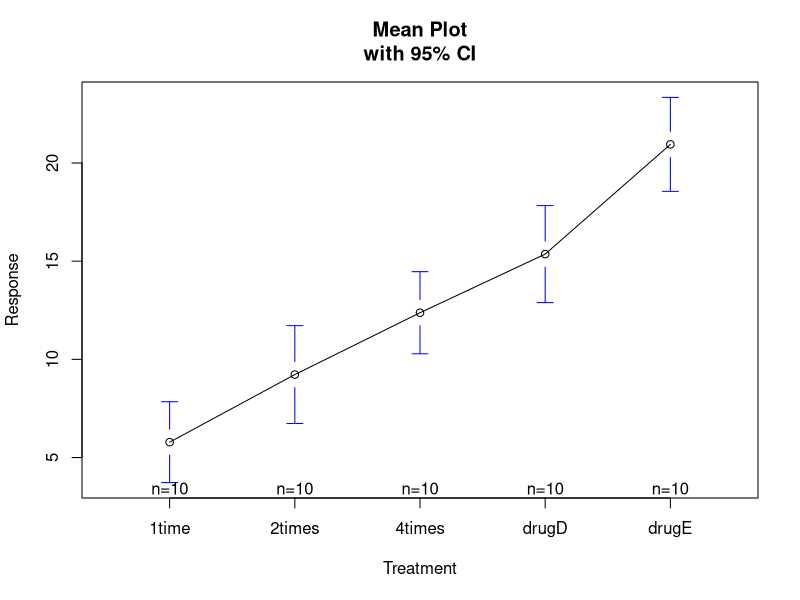
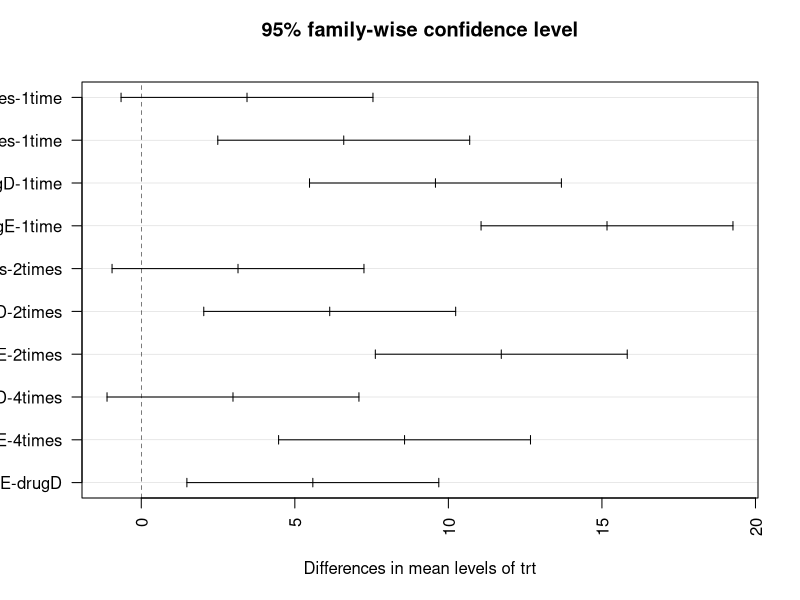
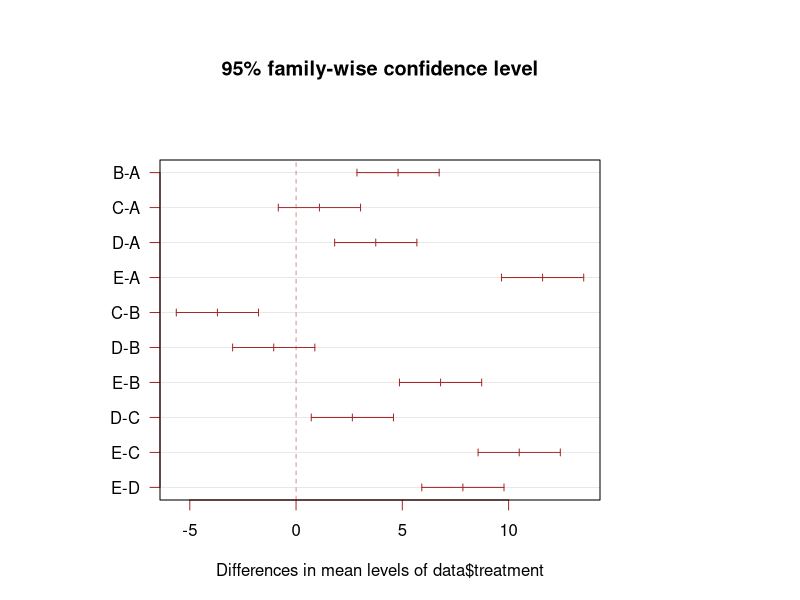
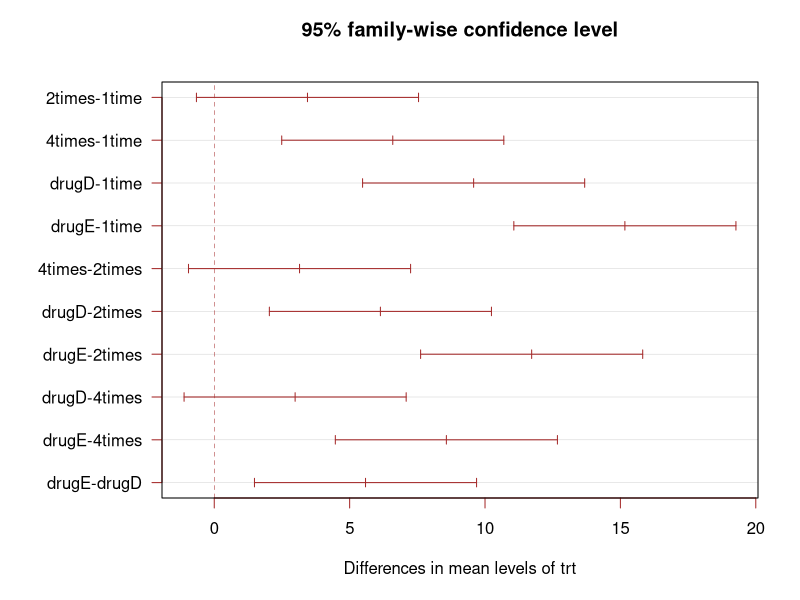

Recreate these plots in R, in order.
## ---- chunk 1
#the data - greenhouse data

data <- read.table(file = "lesson1_data.txt", header = T)
head(data)
## ---- chunk 2
library(multcomp)
library(tidyverse)
library(gplots)
str(cholesterol)
## ---- chunk 3
head(cholesterol)
## ---- chunk 4
attach(cholesterol)
aov_model <- aov(response ~ trt)
summary(aov_model)
## ---- chunk 5
plotmeans(response ~ trt, xlab = "Treatment", ylab = "Response", 
          main = "Mean Plot\nwith 95% CI")
## ---- chunk 6
#Tukey test for the cholesterol data
TukeyHSD(aov_model, conf.level = 0.95)
## ---- chunk 7
plot(TukeyHSD(aov_model, conf.level = 0.95), las = 2)
par(mar=c(5,8,8,10))
par(c("mar", "mei"))
## ---- chunk 8
library(multcompView)
## ---- chunk 9
#Create data
set.seed(1)
treatment <- rep(c("A", "B", "C", "D", "E"), each=20) 
value=c( sample(2:5, 20 , replace=T) , sample(6:10, 20 , replace=T), sample(1:7, 20 , replace=T), sample(3:10, 20 , replace=T) , sample(10:20, 20 , replace=T) )
data=data.frame(treatment,value)
head(data)

#creating the model
model = lm(data$value ~ data$treatment)
anova=aov(model)

summary(anova)

#tukey test 

tukey <- TukeyHSD(anova, 'data$treatment', conf.level = 0.95)

#tukey test representation
plot(tukey, las = 1, col = 'brown')
## ---- chunk 10
#plotting the family-wise plot with the cholesterol data
par(mar=c(5,8,4,2) + 0.1) #margins are bottom, left, top and right

model_2 <- lm(response ~ trt)
anova_col <- aov(model_2)

tukey_col <- TukeyHSD(anova_col, 'trt', conf.level = 0.95)
plot(tukey_col, las = 1, col = 'brown')
## ---- chunk 11
tukey_col
## ---- chunk 12
#let's generate a random data 
treeVolume <- c(rnorm(75, mean = 36500, sd = 2000))

#let's perform a t-test to assess out hypothesis that the true mean is different than 39000.

# So, our H_0 is that the mean of our true population of shipment lumber volume is equal to 39000

t.test(treeVolume, mu=39000)
## ---- chunk 13
Pretreat <- c(rnorm(1000, mean = 145, sd = 9))
Postreat <- c(rnorm(1000, mean = 138, sd = 8))

t.test(Pretreat, Postreat, paired = TRUE)
## ---- chunk 14
ClevelandSpending <- rnorm(50, mean = 250, sd = 75)
NYSpending <- rnorm(50, mean = 300, sd = 80)

t.test(ClevelandSpending, NYSpending, var.equal = TRUE)
## ---- chunk 15
spending <- c(ClevelandSpending, NYSpending)
city <- c(rep("Cleveland", 50), rep("New York", 50))

t.test(spending ~ city, var.equal = TRUE)
## ---- chunk 16
var.test(ClevelandSpending, NYSpending)
## ---- chunk 17
t.test(ClevelandSpending, NYSpending, var.equal = FALSE)
